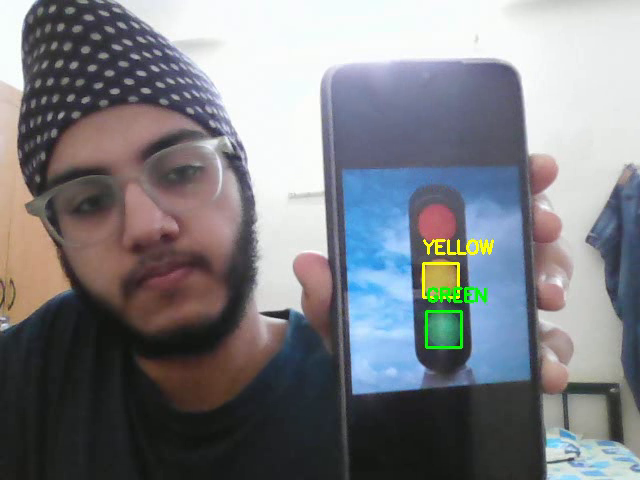
#> input picture frame 39 of output_annotated_improved.mp4, 640 x 480 px, given in place of the camera
$ python traffic_light_detection.py
#> lines starting #> are read from the running program, lines starting #| are printed output that depends on the picture; after the words box and inside, x2 and y2 are one past the last pixel; in counts of white or black regions, pixels touching at a corner belong together
#> further down, frame is the input picture: shape (480, 640, 3); mean B, G, R 130.8, 126.1, 124.6
import cv2
import numpy as np
import os
import time
from collections import deque

video_path = 0
cap = cv2.VideoCapture(video_path)

frame_width = int(cap.get(cv2.CAP_PROP_FRAME_WIDTH))
frame_height = int(cap.get(cv2.CAP_PROP_FRAME_HEIGHT))
fps = cap.get(cv2.CAP_PROP_FPS)
if fps == 0:
    fps = 20

out = cv2.VideoWriter('output_annotated_improved.mp4',
                      cv2.VideoWriter_fourcc(*'mp4v'),
                      fps, (frame_width, frame_height))

os.makedirs('screenshots', exist_ok=True)

# --- HSV color ranges (tuned) ---
red_lower1 = np.array([0, 120, 100])
red_upper1 = np.array([10, 255, 255])
red_lower2 = np.array([160, 120, 100])
red_upper2 = np.array([179, 255, 255])

yellow_lower = np.array([20, 120, 100])
yellow_upper = np.array([35, 255, 255])

green_lower = np.array([40, 100, 100])
green_upper = np.array([90, 255, 255])

# --- Tracking setup ---
tracking_buffer_size = 5  # how many frames to keep
stable_frames_required = 3  # confirm detection after seen in this many frames

tracked_objects = {
    'RED': deque(maxlen=tracking_buffer_size),
    'YELLOW': deque(maxlen=tracking_buffer_size),
    'GREEN': deque(maxlen=tracking_buffer_size)
}

def is_stable(center, centers_deque, max_dist=20):
    """Check if center is close to any center in history"""
    for c in centers_deque:
        dist = np.linalg.norm(np.array(center) - np.array(c))
        if dist < max_dist:
            return True
    return False

def detect_traffic_lights(frame):
    hsv = cv2.cvtColor(frame, cv2.COLOR_BGR2HSV)
#> hsv: shape (480, 640, 3); mean H, S, V 80, 45.6, 140.5

    mask_red1 = cv2.inRange(hsv, red_lower1, red_upper1)
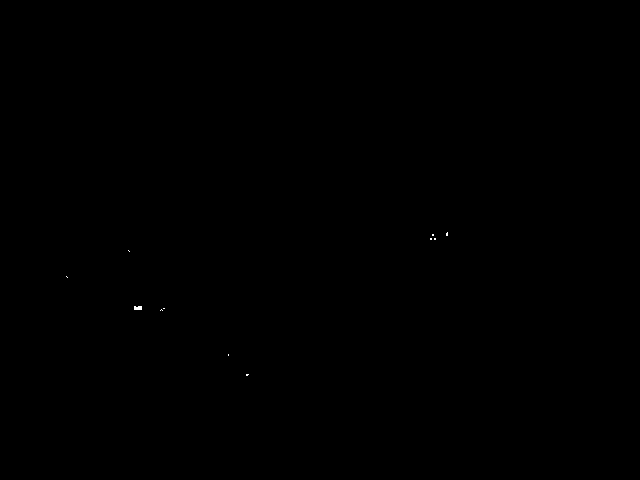
#> mask_red1: shape (480, 640); 0.02% white in thin lines or dots, all inside (x1, y1, x2, y2) = (66, 232, 448, 376)
    mask_red2 = cv2.inRange(hsv, red_lower2, red_upper2)
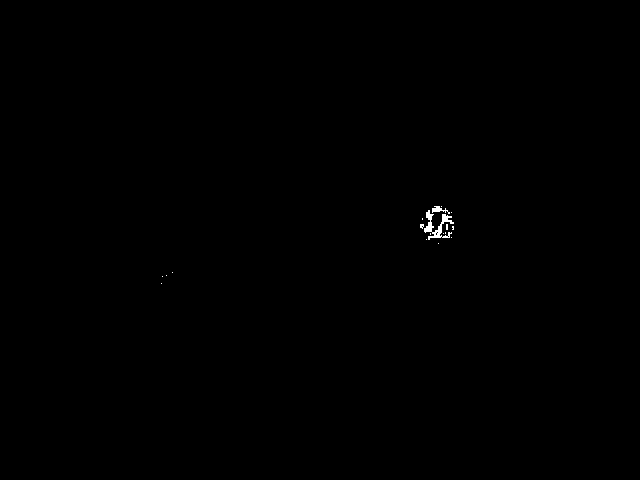
#> mask_red2: shape (480, 640); 0.14% white; 18 white regions (16 under 20 px), largest, box (x1, y1, x2, y2) and area: (424, 210, 454, 240) 309, (432, 206, 450, 214) 65
    mask_red = cv2.bitwise_or(mask_red1, mask_red2)
#> mask_red: shape (480, 640); 0.16% white; 24 white regions (21 under 20 px), largest, box (x1, y1, x2, y2) and area: (424, 210, 454, 240) 330, (432, 206, 450, 214) 65, (134, 306, 142, 310) 30
    mask_yellow = cv2.inRange(hsv, yellow_lower, yellow_upper)
#> mask_yellow: shape (480, 640); 0.52% white; 17 white regions (14 under 20 px), largest, box (x1, y1, x2, y2) and area: (422, 262, 460, 299) 932, (422, 238, 478, 256) 451, (479, 240, 494, 254) 140
    mask_green = cv2.inRange(hsv, green_lower, green_upper)
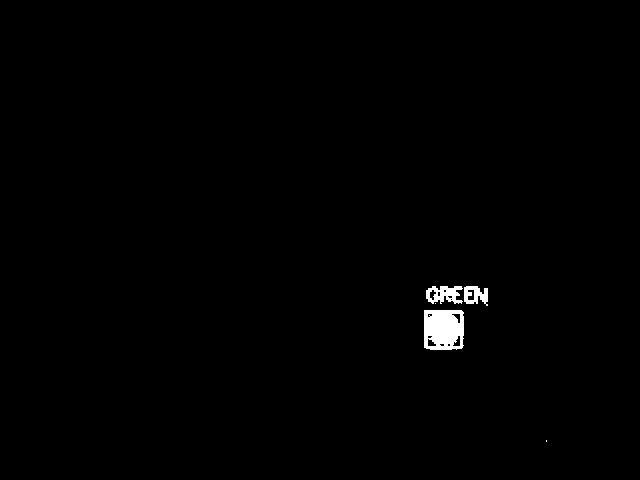
#> mask_green: shape (480, 640); 0.71% white; 5 white regions (2 under 20 px), largest, box (x1, y1, x2, y2) and area: (424, 310, 464, 350) 1426, (426, 286, 463, 304) 428, (464, 286, 488, 306) 310

    kernel = cv2.getStructuringElement(cv2.MORPH_ELLIPSE, (5, 5))
    mask_red = cv2.morphologyEx(mask_red, cv2.MORPH_CLOSE, kernel)
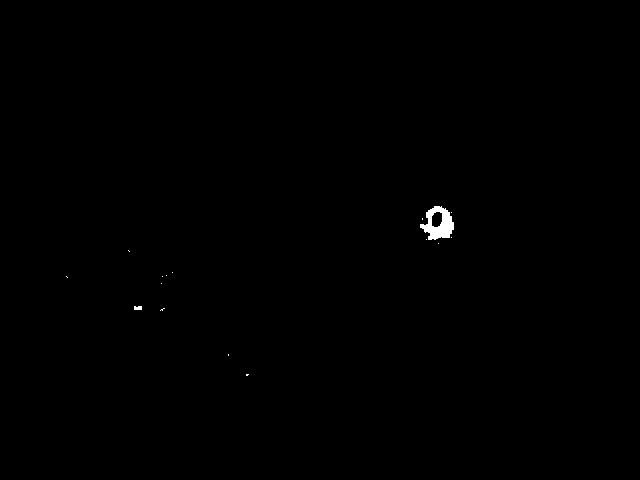
#> mask_red: shape (480, 640); 0.23% white; 16 white regions (14 under 20 px), largest, box (x1, y1, x2, y2) and area: (420, 206, 454, 240) 651, (134, 306, 142, 310) 30
    mask_yellow = cv2.morphologyEx(mask_yellow, cv2.MORPH_CLOSE, kernel)
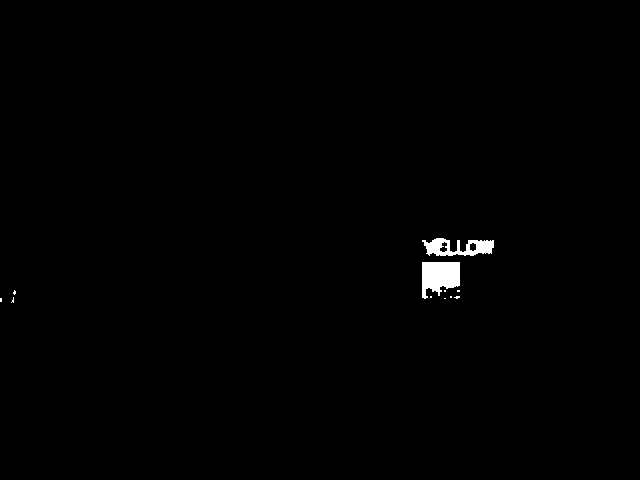
#> mask_yellow: shape (480, 640); 0.61% white; 11 white regions (9 under 20 px), largest, box (x1, y1, x2, y2) and area: (422, 262, 460, 299) 1065, (422, 238, 494, 256) 761
    mask_green = cv2.morphologyEx(mask_green, cv2.MORPH_CLOSE, kernel)
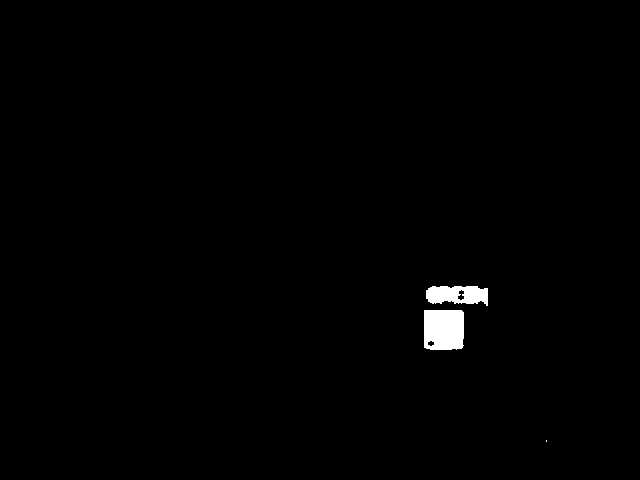
#> mask_green: shape (480, 640); 0.81% white; 3 white regions (1 under 20 px)

    detected_lights = []

    def find_lights(mask, color_name, color_bgr):
#> called with color_name = 'RED', color_bgr = (0, 0, 255)
        contours, _ = cv2.findContours(mask, cv2.RETR_EXTERNAL, cv2.CHAIN_APPROX_SIMPLE)
#> contours = 16 contours, 15 with area under 20; largest, box (x1, y1, x2, y2) and area: (420, 206, 454, 240) 717
        for cnt in contours:
            area = cv2.contourArea(cnt)
            if area < 150:
                continue

            x, y, w, h = cv2.boundingRect(cnt)
            aspect_ratio = w / float(h)
            if aspect_ratio < 0.6 or aspect_ratio > 1.4:
                continue

            perimeter = cv2.arcLength(cnt, True)
            if perimeter == 0:
                continue

            circularity = 4 * np.pi * (area / (perimeter * perimeter))
            if circularity < 0.5:
                continue

            # Solidity check
            hull = cv2.convexHull(cnt)
            hull_area = cv2.contourArea(hull)
            if hull_area == 0:
                continue
            solidity = float(area) / hull_area
            if solidity < 0.85:
                continue

            # Ellipse fit check
            if len(cnt) >= 5:
                ellipse = cv2.fitEllipse(cnt)
                (center, axes, orientation) = ellipse
                major_axis, minor_axis = axes
                eccentricity = np.sqrt(1 - (minor_axis / major_axis) ** 2)
                if eccentricity > 0.8:  # filter out very elongated shapes
                    continue

            detected_lights.append({
                'color': color_name,
                'bbox': (x, y, w, h),
                'center': (x + w // 2, y + h // 2),
                'color_bgr': color_bgr
            })
#> this loop made 16 passes
#> (area, x, y, w, h, aspect_ratio, perimeter, circularity) on pass 16: (717, 420, 206, 34, 34, 1, 133.3, 0.507)
#> after the loop, detected_lights = []

    find_lights(mask_red, "RED", (0, 0, 255))
    find_lights(mask_yellow, "YELLOW", (0, 255, 255))
#> in find_lights (call 2), `contours, _ = cv2.findContours(mask, cv2.RETR_EXTERNAL, cv2.CHAIN_APPR..`: contours = 11 contours, 9 with area under 20; largest, box (x1, y1, x2, y2) and area: (422, 262, 460, 299) 984, (422, 238, 494, 256) 740
#> the loop in find_lights (call 2), `for cnt in contours:` made 11 passes
#> (area, x, y, w, h, aspect_ratio, perimeter, circularity) on pass 10: (984.5, 422, 262, 38, 37, 1.03, 167.7, 0.44)
#> (area, x, y, w, h, aspect_ratio) on pass 11: (740, 422, 238, 72, 18, 4)
    find_lights(mask_green, "GREEN", (0, 255, 0))
#> in find_lights (call 3), `contours, _ = cv2.findContours(mask, cv2.RETR_EXTERNAL, cv2.CHAIN_APPR..`: contours = 3 contours, 1 with area under 20; largest, box (x1, y1, x2, y2) and area: (424, 310, 464, 350) 1492, (426, 286, 488, 306) 913

    return detected_lights

# --- Stats for accuracy report ---
label_counts = {'RED': 0, 'YELLOW': 0, 'GREEN': 0}
detection_counts = {'RED': 0, 'YELLOW': 0, 'GREEN': 0}
correct_counts = {'RED': 0, 'YELLOW': 0, 'GREEN': 0}

while True:
    ret, frame = cap.read()
    if not ret:
        print("Video ended or cannot read frame.")
        break

    lights = detect_traffic_lights(frame)
#> lights = 1 item

    confirmed_lights = []
    for light in lights:
        color = light['color']
        center = light['center']

        if is_stable(center, tracked_objects[color]):
            tracked_objects[color].append(center)
        else:
            tracked_objects[color].append(center)

        if len(tracked_objects[color]) >= stable_frames_required:
            confirmed_lights.append(light)
#> this loop made 1 pass
#> (color, center) on pass 1: ('GREEN', (444, 330))
#> after the loop, confirmed_lights = []

    for light in confirmed_lights:
        x, y, w, h = light['bbox']
        color_bgr = light['color_bgr']
        label = light['color']

        cv2.rectangle(frame, (x, y), (x + w, y + h), color_bgr, 2)
        cv2.putText(frame, label, (x, y - 10),
                    cv2.FONT_HERSHEY_SIMPLEX, 0.6, color_bgr, 2)
#> this loop made 0 passes

    out.write(frame)

    if len(confirmed_lights) > 0:
        timestamp = int(time.time() * 1000)
        cv2.imwrite(f'screenshots/detected_{timestamp}.jpg', frame)

    detected_colors = set(light['color'] for light in confirmed_lights)
#> detected_colors = 0 items
    cv2.putText(frame, "Press r/y/g to label RED/YELLOW/GREEN presence, q to quit", (10, 30),
                cv2.FONT_HERSHEY_SIMPLEX, 0.5, (255, 255, 255), 1)
    cv2.putText(frame, f"Detected: {','.join(detected_colors) if detected_colors else 'None'}", (10, 60),
                cv2.FONT_HERSHEY_SIMPLEX, 0.6, (0, 255, 0), 2)
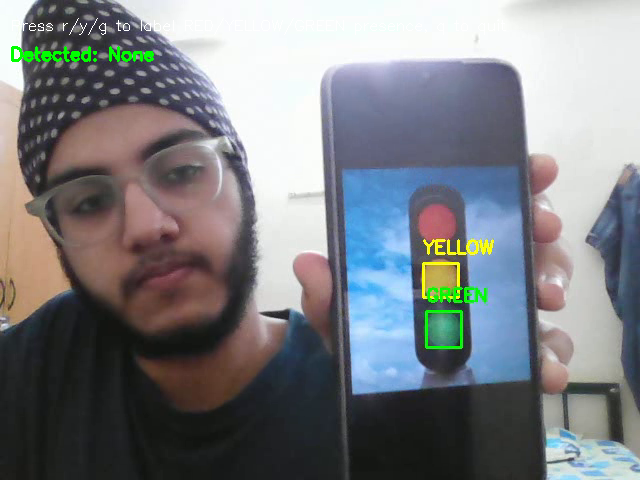
#> frame: shape (480, 640, 3); mean B, G, R 130.6, 126.8, 124.4

    cv2.imshow("Traffic Light Detection Improved", frame)

    key = cv2.waitKey(1) & 0xFF
#> (key q is pressed here)
    if key == ord('q'):
        break

    # Manual labeling by user - update counts first
    if key == ord('r'):
        label_counts['RED'] += 1
        if 'RED' in detected_colors:
            correct_counts['RED'] += 1
    elif key == ord('y'):
        label_counts['YELLOW'] += 1
        if 'YELLOW' in detected_colors:
            correct_counts['YELLOW'] += 1
    elif key == ord('g'):
        label_counts['GREEN'] += 1
        if 'GREEN' in detected_colors:
            correct_counts['GREEN'] += 1

    # Count detections ONLY on labeled frames (when key r/y/g pressed)
    if key in [ord('r'), ord('y'), ord('g')]:
        for color in ['RED', 'YELLOW', 'GREEN']:
            if color in detected_colors:
                detection_counts[color] += 1

cap.release()
out.release()
cv2.destroyAllWindows()

print("\n--- Detection Accuracy Report ---")
for color in ['RED', 'YELLOW', 'GREEN']:
    if label_counts[color] > 0:
        precision = correct_counts[color] / detection_counts[color] if detection_counts[color] > 0 else 0
        recall = correct_counts[color] / label_counts[color]
        print(f"{color}:")
        print(f"  Labeled Frames: {label_counts[color]}")
        print(f"  Detected Frames (on labeled frames): {detection_counts[color]}")
        print(f"  Correct Detections: {correct_counts[color]}")
        print(f"  Precision: {precision:.4f}")
        print(f"  Recall: {recall:.4f}\n")
    else:
        print(f"{color}: No labeled frames.\n")

$ run again, starting later in the video
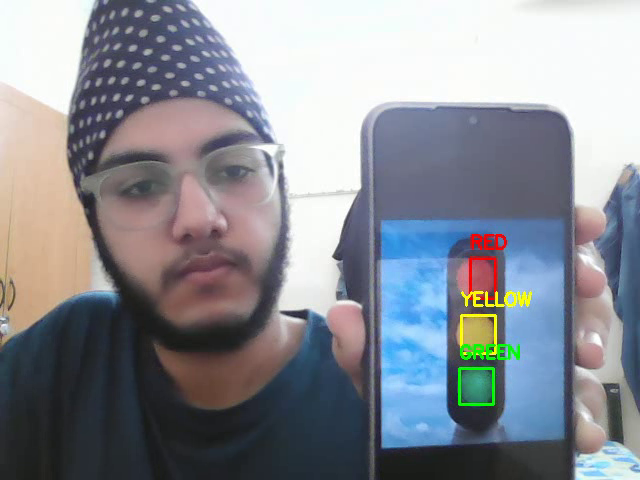
#> input picture frame 175 of output_annotated_improved.mp4, 640 x 480 px, given in place of the camera
#> frame is the input picture: shape (480, 640, 3); mean B, G, R 147.8, 140.4, 137.2
#> hsv: shape (480, 640, 3); mean H, S, V 87.4, 51.8, 157.7
#> mask_red1: shape (480, 640); 0.13% white in thin lines or dots, all inside (x1, y1, x2, y2) = (468, 234, 506, 300)
#> in detect_traffic_lights, `mask_red2 = cv2.inRange(hsv, red_lower2, red_upper2)`:
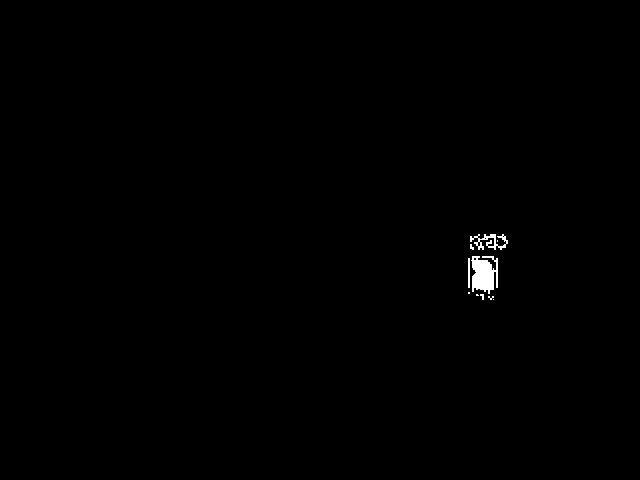
#> mask_red2: shape (480, 640); 0.36% white; 10 white regions (7 under 20 px), largest, box (x1, y1, x2, y2) and area: (471, 256, 498, 294) 743, (470, 234, 508, 250) 253, (468, 258, 470, 288) 60
#> contours = 3 contours, 1 with area under 20; largest, box (x1, y1, x2, y2) and area: (468, 256, 498, 300) 1105, (470, 234, 508, 250) 512
#> the loop in find_lights, `for cnt in contours:` made 3 passes
#> (area, x, y, w, h, aspect_ratio, perimeter, circularity) on pass 2: (1105, 468, 256, 30, 44, 0.682, 161.5, 0.533)
#> after the loop in find_lights, `for cnt in contours:`: detected_lights = 1 item
#> contours = 10 contours, 8 with area under 20; largest, box (x1, y1, x2, y2) and area: (460, 314, 498, 355) 1108, (460, 290, 532, 308) 662
#> the loop in find_lights (call 2), `for cnt in contours:` made 10 passes
#> (area, x, y, w, h, aspect_ratio, perimeter, circularity) on pass 5: (1108.5, 460, 314, 38, 41, 0.927, 160, 0.544)
#> contours = 3 contours, 1 with area under 20; largest, box (x1, y1, x2, y2) and area: (458, 366, 496, 406) 1434, (460, 344, 520, 360) 846
#> lights = 2 items
#> the loop `for light in lights:` made 2 passes
#> (color, center) on passes 1 to 2: ('RED', (483, 278)), ('GREEN', (477, 386))
#> after the loop `for light in lights:`: confirmed_lights = []
#> detected_colors = 0 items
#> `cv2.putText(frame, f"Detected: {','.join(detected_colors) if detected_..`:
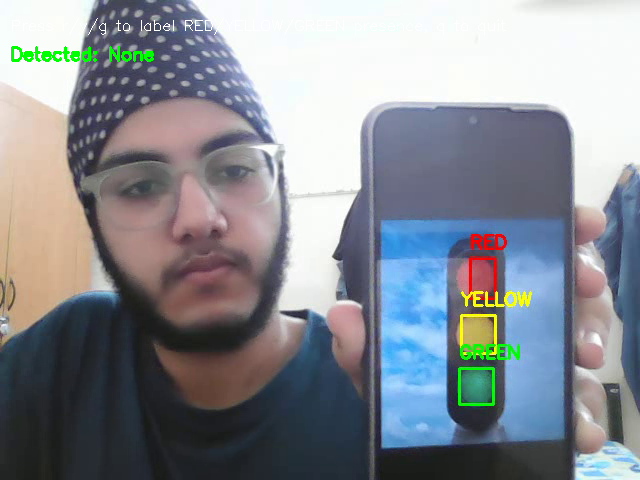
#> frame: shape (480, 640, 3); mean B, G, R 147.3, 140.8, 136.8
